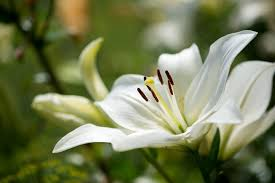
#> input picture IP LAB/img1.jpeg, 275 x 183 px
$ python canny.py
#> lines starting #> are read from the running program, lines starting #| are printed output that depends on the picture; after the words box and inside, x2 and y2 are one past the last pixel; in counts of white or black regions, pixels touching at a corner belong together

import cv2

img = cv2.imread("img1.jpeg")  # Read image
#> img is the input picture: shape (183, 275, 3); mean B, G, R 84.1, 123.4, 116.4

# Setting parameter values
t_lower = 50  # Lower Threshold
t_upper = 150  # Upper threshold

# Applying the Canny Edge filter
edge = cv2.Canny(img, t_lower, t_upper)
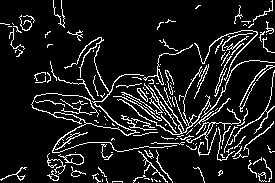
#> edge: shape (183, 275); 10.6% white in thin lines or dots

cv2.imshow('original', img)
cv2.imshow('edge', edge)
cv2.waitKey(0)

$ run again, with IP LAB/img2.jpeg copied over IP LAB/img1.jpeg
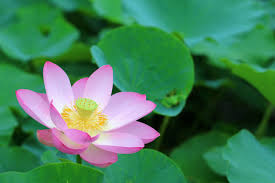
#> input picture IP LAB/img2.jpeg, 275 x 183 px
#> img is the input picture: shape (183, 275, 3); mean B, G, R 90.1, 126, 68.1
#> `edge = cv2.Canny(img, t_lower, t_upper)`:
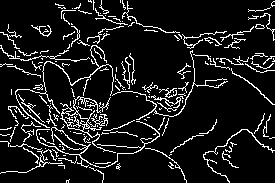
#> edge: shape (183, 275); 10.5% white in thin lines or dots

$ run again, with IP LAB/img3.jpeg copied over IP LAB/img1.jpeg
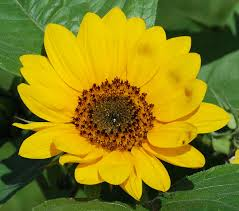
#> input picture IP LAB/img3.jpeg, 239 x 211 px
#> img is the input picture: shape (211, 239, 3); mean B, G, R 21.9, 127.9, 136.6
#> `edge = cv2.Canny(img, t_lower, t_upper)`:
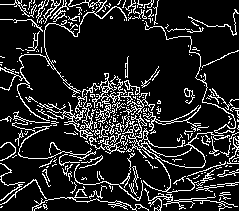
#> edge: shape (211, 239); 14.9% white in thin lines or dots

$ run again, with IP LAB/img4.jpeg copied over IP LAB/img1.jpeg
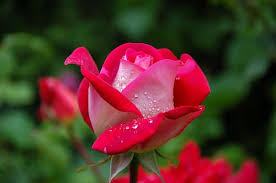
#> input picture IP LAB/img4.jpeg, 276 x 183 px
#> img is the input picture: shape (183, 276, 3); mean B, G, R 39.6, 51.5, 82.9
#> `edge = cv2.Canny(img, t_lower, t_upper)`:
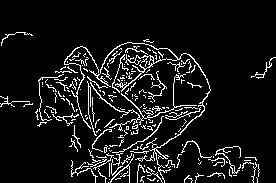
#> edge: shape (183, 276); 8.5% white in thin lines or dots, all inside (x1, y1, x2, y2) = (0, 32, 276, 183)
